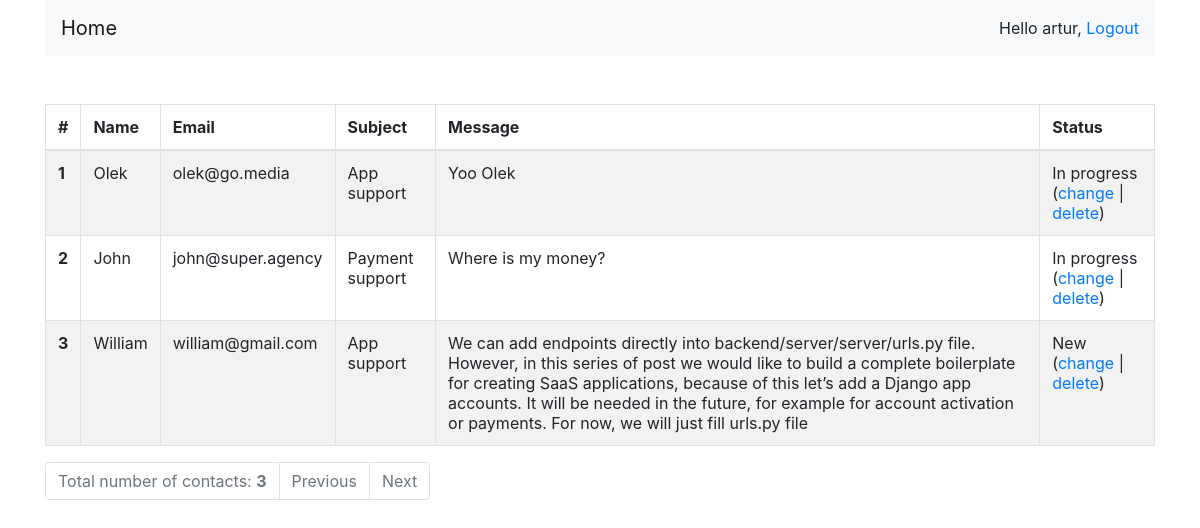
/contact-list/ (signed in), run on the app's committed database.
### contacts/models.py (models this page shows, shortened)
class Contact(models.Model):
    APP_SUPPORT = 'App support'
    PAYMENT_SUPPORT = 'Payment support'
    HR_JOBS = 'HR/Jobs'
    OTHER = 'other'
    SUBJECT = [
        (APP_SUPPORT, _('App support')),
        (PAYMENT_SUPPORT, _('Payment support')),
        (HR_JOBS, _('HR/Jobs')),
        (OTHER, _('Other'))
    ]
    NEW = 'New'
    IN_PROGRESS = 'In progress'
    RESOLVED = 'Resolved'
    STATUS = [
        (NEW, _('New')),
        (IN_PROGRESS, _('In progress')),
        (RESOLVED, _('Resolved')),
    ]
    name = models.CharField(max_length=50, blank=False, null=False)
    email = models.EmailField(max_length=255, validators=[EmailValidator], blank=False, null=False)
    subject = models.CharField(max_length=255, choices=SUBJECT, blank=False, null=False)
    message = models.TextField(max_length=500, blank=False, null=False)
    status = models.CharField(max_length=255, choices=STATUS)
    class Meta:
        ordering = ['id']

### contacts/views.py (the view, shortened to what this page needs)
# urls.py: path("contact-list/", staff_member_required(ContactList.as_view()), name="contact_list"),
class ContactList(generics.ListCreateAPIView):
    permission_classes = (permissions.IsAdminUser,)
    renderer_classes = [TemplateHTMLRenderer, JSONRenderer]
    template_name = "contact_list.html"
    def get(self, request):
        queryset = Contact.objects.all()
        paginate_queryset = self.paginator.paginate_queryset(queryset, request)
        serialize_pagination = FullContactSerializer(paginate_queryset, many=True).data
        data = self.paginator.get_paginated_response(serialize_pagination).data
        return Response({'contacts': data})
    @property
    def paginator(self):
        if not hasattr(self, '_paginator'):
            if self.pagination_class is None:
                self._paginator = None
            else:
                self._paginator = self.pagination_class()
        return self._paginator

### templates/contact_list.html (shortened to what this page needs)
{% extends "base.html" %}
{% block content %}
  {%  if contacts %}
      <table class="table table-bordered table-striped">
      <thead>
        <tr>
          <th scope="col">#</th>
          <th scope="col">Name</th>
          <th scope="col">Email</th>
          <th scope="col">Subject</th>
          <th scope="col">Message</th>
          <th scope="col">Status</th>
        </tr>
      </thead>
      <tbody>
  {%  endif %}
    {%  for c in contacts.results %}
        <tr>
            <td><b>{{ c.id }}</b></td>
            <td>{{ c.name }}</td>
            <td>{{ c.email }}</td>
            <td>{{ c.subject }}</td>
            <td>{{ c.message }}</td>
            <td>{{ c.status }} (<a href="{% url 'update_contact' c.id %}">change</a> | <a href="{% url 'delete_contact' c.id %}">delete</a>)</td>
        </tr>
    {%  empty %}
      <h1>No contacts in the list!</h1>
    {% endfor %}
  </tbody>
</table>
{% include "_pagination.html" %}
{% endblock %}

### templates/base.html (shortened to what this page needs)
{% load static %}
<html lang="en">
<head>
    <link rel="stylesheet" href="{%  static 'css/bootstrap.min.css' %}">
</head>
<body>
    <div class="container">
        <nav class="navbar navbar-expand-lg navbar-light bg-light">
          <a class="navbar-brand" href="{% url 'home_page' %}">Home</a>
          <div class="collapse navbar-collapse" id="navbarSupportedContent">
            <li class="form-inline my-2 my-lg-0">
              <span>
                 {% if request.user.is_authenticated %}
                 Hello {{ request.user.first_name|default:request.user.username }},
                 <a href="{% url "logout" %}">Logout</a>
                 {% else %}
                 <a href="{% url "login" %}">Log-in</a>
                 {% endif %}
              </span>
            </li>
          </div>
        </nav>
        <div class="row my-5">
           <div class="col-md-12">
               {%  block content %}
               {%  endblock content %}
           </div>
       </div>
   </div>
</body>
</html>

### templates/_pagination.html
<nav aria-label="...">
  <ul class="pagination">
      <li class="page-item disabled">
         <a class="page-link" href="#" tabindex="-1">Total number of contacts: <b>{{ contacts.count }}</b></a>
      </li>
      {% if contacts.previous %}
        <li class="page-item">
          <a class="page-link" href="{{ contacts.previous }}">Previous</a>
        </li>
      {% else %}
        <li class="page-item disabled">
          <a class="page-link" href="#" tabindex="-1">Previous</a>
        </li>
      {%  endif %}
    {% if contacts.next %}
        <li class="page-item">
          <a class="page-link" href="{{ contacts.next }}">Next</a>
        </li>
      {% else %}
        <li class="page-item disabled">
          <a class="page-link" href="#" tabindex="-1">Next</a>
        </li>
      {%  endif %}
  </ul>
</nav>

### data on the page
Contact: id "1", name "Olek", email "olek@go.media", subject "App support", message "Yoo Olek", status "In progress"
Contact: id "2", name "John", email "john@super.agency", subject "Payment support", message "Where is my money?", status "In progress"
Contact: id "3", name "William", email "william@gmail.com", subject "App support", message "We can add endpoints directly into backend/server/server/urls.py file. However, in this series of post we would like to build a complete boilerplate for creating SaaS applications, because of this let’s add a Django app accounts. It will be needed in the future, for example for account activation or payments. For now, we will just fill urls.py file", status "New"

### other printed values
{{ request.user.first_name|default:request.user.username }} "artur"
{{ contacts.count }} "3"
